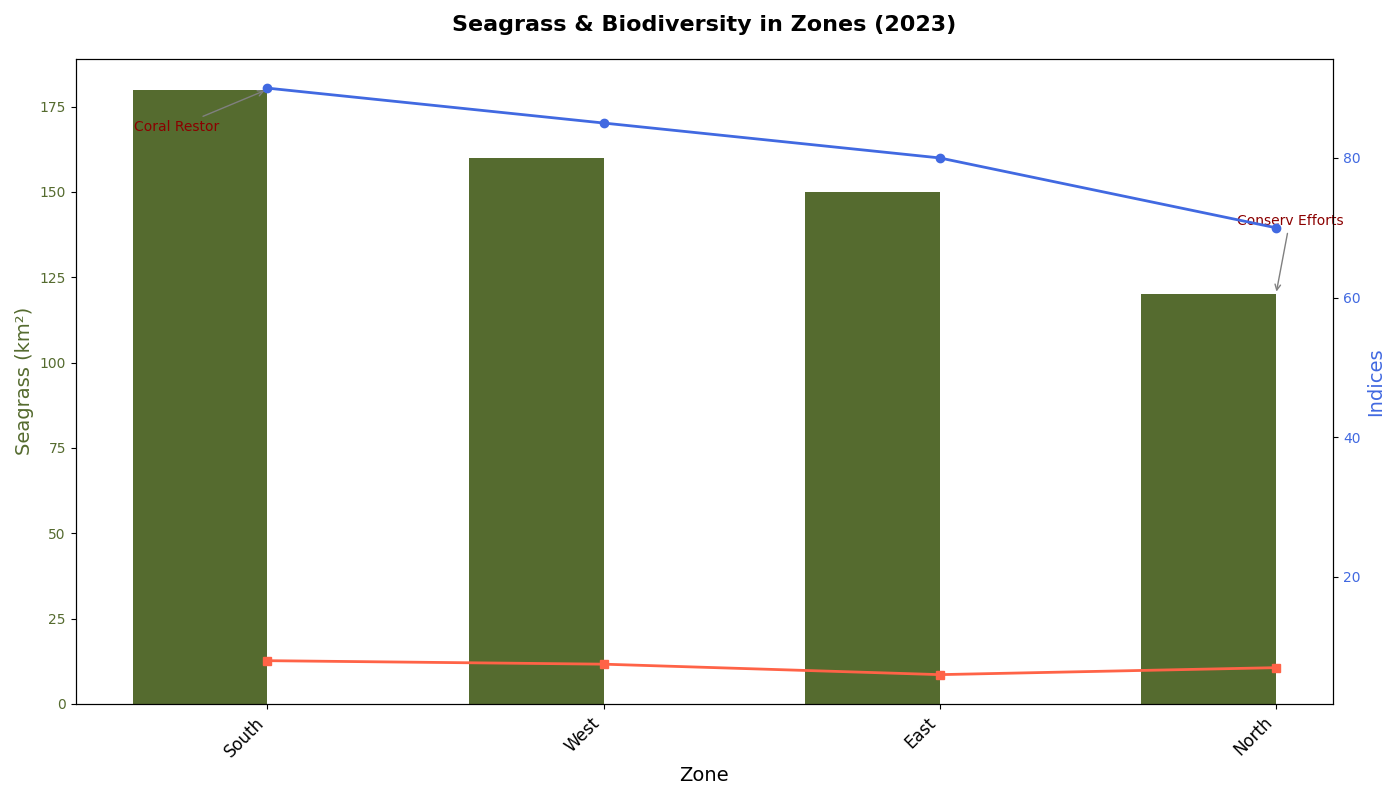

Write Python code to recreate this figure.
import matplotlib.pyplot as plt
import numpy as np

zones = ['North', 'East', 'South', 'West']
seagrass_coverage_km2 = np.array([120, 150, 180, 160])
biodiversity_index = np.array([70, 80, 90, 85])
coral_reef_quality = np.array([7, 6, 8, 7.5])

# Sort data by seagrass_coverage_km2 in descending order
sorted_indices = np.argsort(seagrass_coverage_km2)[::-1]
zones = [zones[i] for i in sorted_indices]
seagrass_coverage_km2 = seagrass_coverage_km2[sorted_indices]
biodiversity_index = biodiversity_index[sorted_indices]
coral_reef_quality = coral_reef_quality[sorted_indices]

bar_width = 0.4

fig, ax1 = plt.subplots(figsize=(14, 8))
x_positions = np.arange(len(zones))

# Change colors
ax1.bar(x_positions - bar_width/2, seagrass_coverage_km2, bar_width, color='darkolivegreen')

ax2 = ax1.twinx()
ax2.plot(x_positions, biodiversity_index, color='royalblue', lw=2, marker='o')
ax2.plot(x_positions, coral_reef_quality, color='tomato', lw=2, marker='s')

annotations = {
    'North': ('Conserv Efforts', (10, 50)),
    'South': ('Coral Restor', (-65, -30)),
}

for zone, (text, offset) in annotations.items():
    if zone in zones:
        index = zones.index(zone)
        ax1.annotate(
            text,
            (x_positions[index], seagrass_coverage_km2[index]),
            xytext=offset, textcoords='offset points',
            arrowprops=dict(arrowstyle='->', color='grey'),
            ha='center', fontsize=10, color='darkred'
        )

ax1.set_title("Seagrass & Biodiversity in Zones (2023)", fontsize=16, fontweight='bold', pad=20)
ax1.set_xlabel("Zone", fontsize=14)
ax1.set_ylabel("Seagrass (km²)", fontsize=14, color='darkolivegreen')
ax2.set_ylabel("Indices", fontsize=14, color='royalblue')

ax1.set_xticks(x_positions)
ax1.set_xticklabels(zones, rotation=45, ha='right', fontsize=12)
ax1.yaxis.set_tick_params(labelcolor='darkolivegreen')
ax2.yaxis.set_tick_params(labelcolor='royalblue')

plt.tight_layout()

plt.show()
